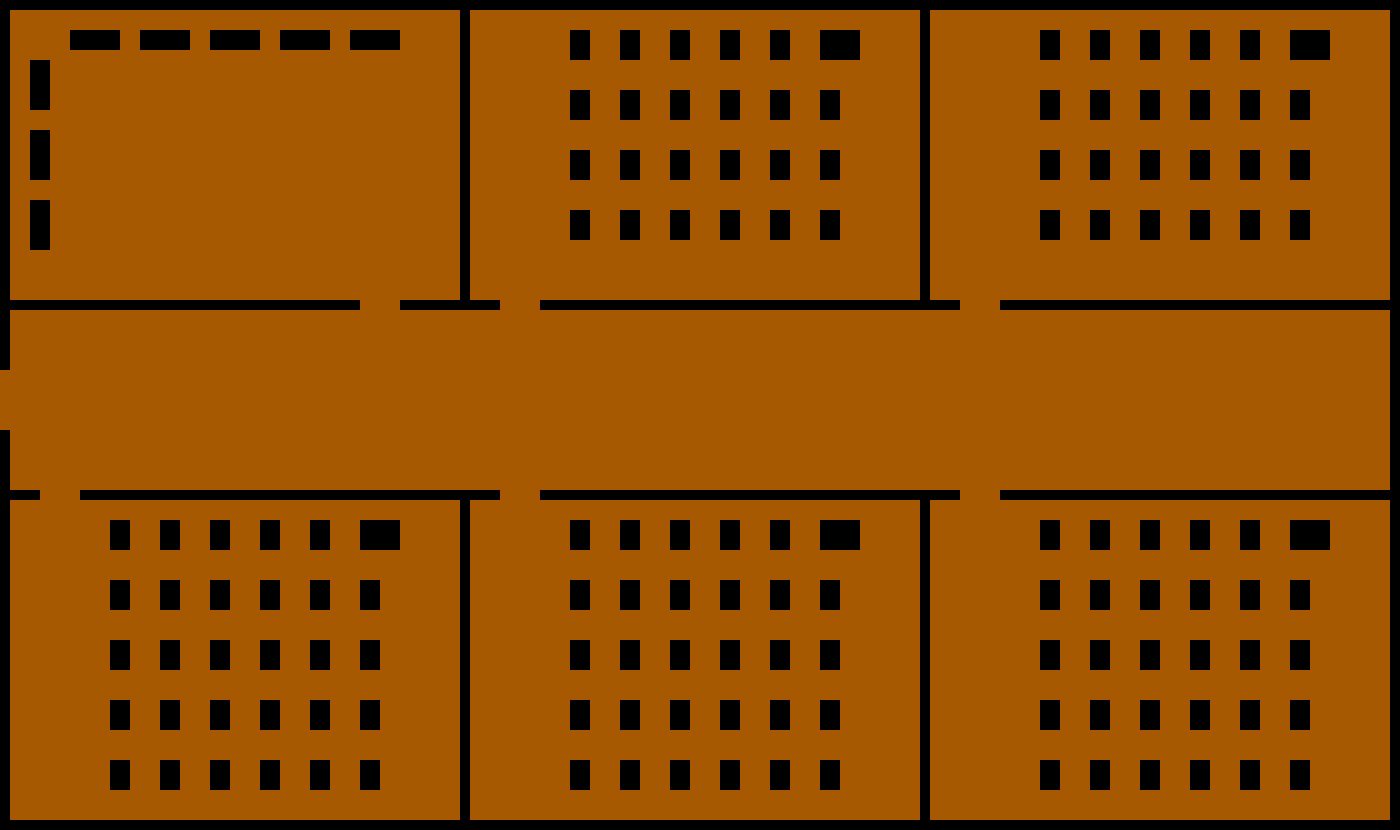

Below is a game level as drawn by its tile map, then a one-line description and the .tmx that defines it (tile-layer data replaced by summaries):
An orthogonal 140x83 tile map with 10x10 px tiles, 1 tile layer (objects).

<map version="1.5" tiledversion="1.7.2" orientation="orthogonal" renderorder="right-down" width="140" height="83" tilewidth="10" tileheight="10" infinite="0" nextlayerid="3" nextobjectid="1">
 <tileset firstgid="1" source="tileset.tsx" />
 <layer id="2" name="objects" width="140" height="83">
  <data>[11620 cells, 11620 non-empty, 7 distinct tile ids]</data>
 </layer>
</map>
